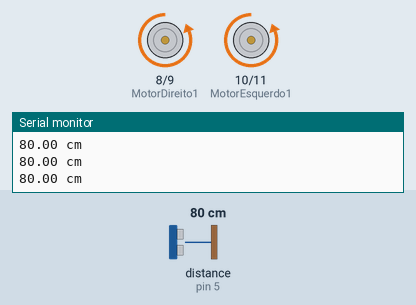
A sketch run on a simulated Arduino Uno, built with avr-gcc and run on an emulated ATmega328P. Shown: motor-driver pin pairs drawn as motors (green arrow = first pin HIGH = forward, orange = second pin HIGH = backward, longer = more drive), the last lines printed to the serial monitor. The inputs (shaded band) are chosen by the test bench; at power-on: distance to the obstacle (sensor on pin 5) 80 cm. The echo pulse lasts 58.3 µs per cm.

Above: at 5.2 s.
5.3 s: distance to the obstacle (sensor on pin 5) set to 34 cm
6.8 s: distance to the obstacle (sensor on pin 5) set to 28 cm
At 7.6 s:
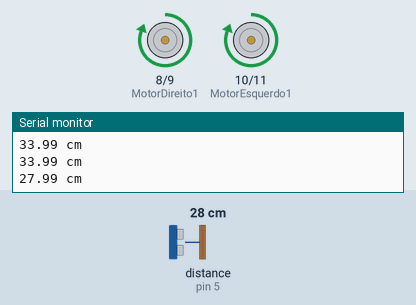
9.8 s: distance to the obstacle (sensor on pin 5) set to 60 cm
At 10.32 s:
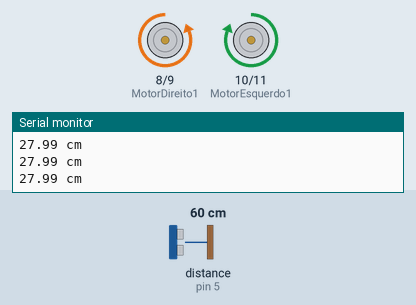
11.9 s: distance to the obstacle (sensor on pin 5) set to 2 cm
At 12.7 s:
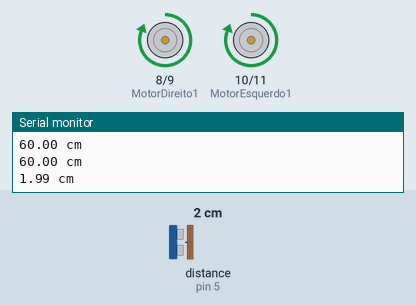
Timing chart, 0 to 15.9 s (numbered marks = the images above; inputs shaded):
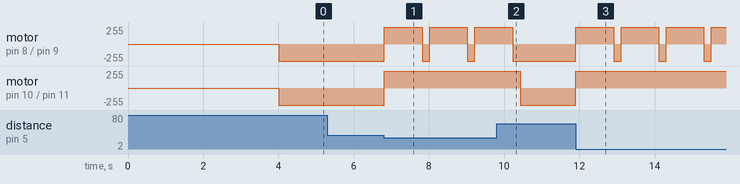

The sketch:

desv-obstaculo.ino
```cpp
//-- Sensor ultrassonico
//Incluindo biblioteca Ultrasonic.h
#include "Ultrasonic.h"

//Criando objeto ultrasonic e definindo as portas digitais
//do Trigger - 4 - e Echo - 5
Ultrasonic SensorUltrassonico(4, 5);

long Microsegundos = 0;// Variável para armazenar o valor do tempo da reflexão do som refletido pelo objeto fornecido pela biblioteca do sensor
float DistanciaemCM = 0;// Variável para armazenar o valor da distância a ser convertido por uma função da própria bilbioteca do sensor

//---Motores Ponte H
#define MotorDireito1 8
#define MotorDireito2 9
#define MotorEsquerdo1 10
#define MotorEsquerdo2 11


void setup() {
  //Definições de entrada e saída
  pinMode(MotorDireito1, OUTPUT);
  pinMode(MotorDireito2, OUTPUT);
  pinMode(MotorEsquerdo1, OUTPUT);
  pinMode(MotorEsquerdo2, OUTPUT);

  Serial.begin(9600);// Inicia a comunicação seria com velocidade de 9600 bits por segundo

  delay(4000);// Vamos dar um tempo de 4 segundos aqui o suficiente para ligar o carrinho e colocar no chao
}

void loop() {

  //Convertendo a distância em CM e mostrando da porta serial
  DistanciaemCM = SensorUltrassonico.convert(SensorUltrassonico.timing(), Ultrasonic::CM);

  Serial.print(DistanciaemCM);
  Serial.println(" cm");

  if (DistanciaemCM <= 30) {// Se a distância lida pelo sensor for menor ou igual que 30 centimetros

    //Andar para trás

    // Motor lado esquerdo para trás
    digitalWrite(MotorEsquerdo1, HIGH);
    digitalWrite(MotorEsquerdo2, LOW);

    // Motor lado direito para trás
    digitalWrite(MotorDireito1, HIGH);
    digitalWrite(MotorDireito2, LOW);

    delay(1000);// Vá para trás durante 1 segundo

    // Após ir para tras rotacione

    // Motor lado esquerdo para frente
    digitalWrite(MotorEsquerdo1, HIGH);
    digitalWrite(MotorEsquerdo2, LOW);

    // Motor lado direito para trás
    digitalWrite(MotorDireito1, LOW);
    digitalWrite(MotorDireito2, HIGH);

    delay(200); //para o lado direito durante 200 milisegundos

  } else {// Se a distancia for maior que 30 centimetros o carrinho pode ir para frente ate encontrar um obstaculo

    //Ande para frente

    // Motor lado esquerdo para frente
    digitalWrite(MotorEsquerdo1, LOW);
    digitalWrite(MotorEsquerdo2, HIGH);

    // Motor lado direito para frente
    digitalWrite(MotorDireito1, LOW);
    digitalWrite(MotorDireito2, HIGH);
  }

}
```

Measured:
- the behaviour switches between 31 and 30 cm on distance to the obstacle (sensor on pin 5) (found by bisection; images 0 and 1)
- after the input at 6.8 s, motor on pin 8 (MotorDireito1) / pin 9 (MotorDireito2): alternates forward 255/255 for 1.0 s and backward 255/255 for 0.20 s, starting at once; motor on pin 10 (MotorEsquerdo1) / pin 11 (MotorEsquerdo2): backward 255/255 → forward 255/255 at once
- after the input at 9.8 s, motor on pin 8 (MotorDireito1) / pin 9 (MotorDireito2): goes on until 10.2 s, then stays backward 255/255; motor on pin 10 (MotorEsquerdo1) / pin 11 (MotorEsquerdo2): forward 255/255 → backward 255/255 after 0.63 s
- after the input at 11.9 s, motor on pin 8 (MotorDireito1) / pin 9 (MotorDireito2): alternates forward 255/255 for 1.0 s and backward 255/255 for 0.20 s, starting at once; motor on pin 10 (MotorEsquerdo1) / pin 11 (MotorEsquerdo2): backward 255/255 → forward 255/255 at once
